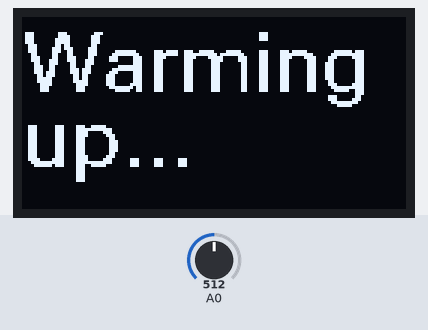
Recording of a sketch running on a simulated Arduino Uno, built with avr-gcc and run on an emulated ATmega328P. On the bench: 128×64 one-colour display. The test bench sets the inputs (shaded band); at power-on: A0 = 512.

Above: at 0.3 s.
At 25.2 s:
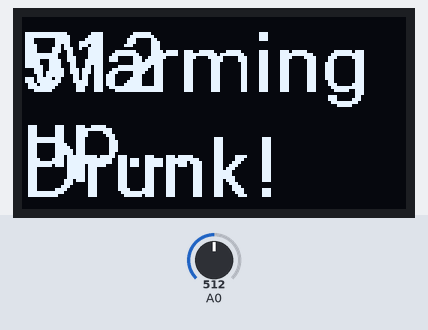
At 25.9 s:
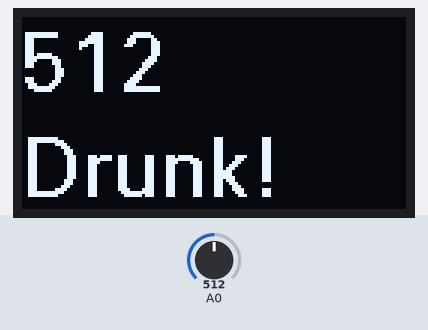

The sketch:

breathy.ino
```cpp
#include <U8glib.h>

U8GLIB_SSD1306_128X64 u8g(U8G_I2C_OPT_NO_ACK);

int breathy = 0;
int* breathyptr = &breathy;

void setup() {}

void draw(void) {
  // graphic commands to redraw the complete screen should be placed here
  u8g.setFont(u8g_font_fur20);

  if (millis() < 25000) {
     //waiting for sensor to warm up
     u8g.drawStr(0, 25, "Warming");
     u8g.drawStr(0, 50, "up...");
     return;
  }

  char c[3];
  itoa(breathy, c, 10);

  u8g.drawStr( 0, 25, c);
  if (breathy > 250) {
      u8g.drawStr( 0, 60, "Drunk!");
  }
}

void loop(void) {
  breathy = analogRead(0);

  // picture loop
  u8g.firstPage();
  do {
    draw();
  } while( u8g.nextPage() );

  // rebuild the picture after some delay
  delay(500);

}
```

Measured:
- what the display in image 0 shows lasts 25.0 s, from 0.2 s to 25.2 s
- what the display in image 1 shows lasts 0.7 s, from 25.2 s to 25.9 s
